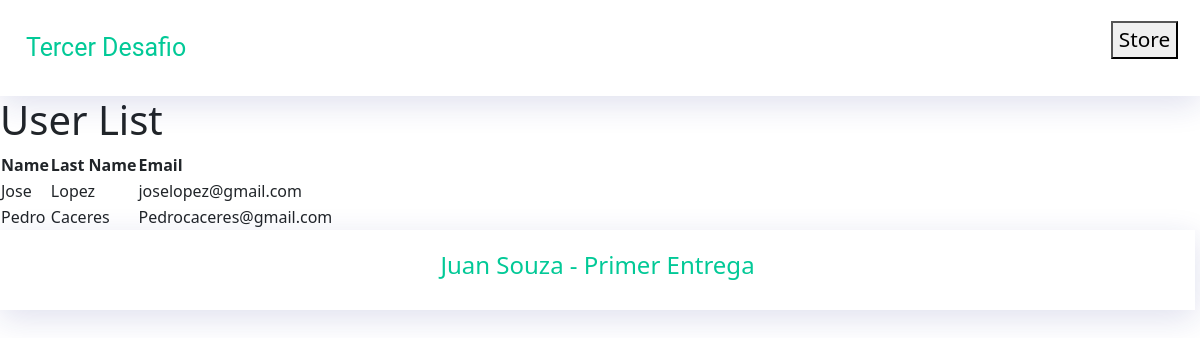
Page /users/list/ on the earlier database version.
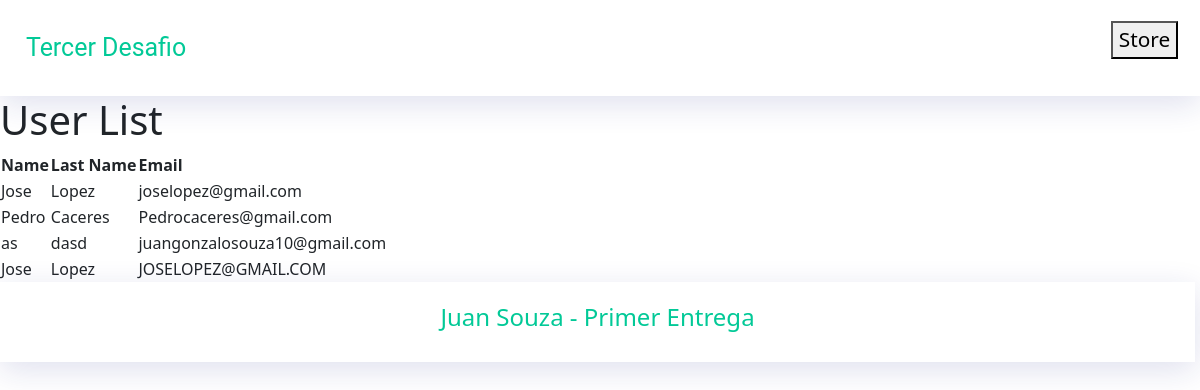
Same page on the later database version.
### AppCoder/models.py (models this page shows, shortened)
class User(models.Model):
    name = models.CharField(max_length=40)
    last_name = models.CharField(max_length=40)
    email = models.EmailField(max_length=154)

### AppCoder/views.py (the view)
# urls.py: path('users/list/', user_list, name='user_list'),
def user_list(request):
    users = User.objects.all()
    return render(request, 'layout/views/users_list.html', {'users': users})

### AppCoder/templates/layout/views/users_list.html
{% extends 'layout/page.html' %}
{% block content %}
  <h1>User List</h1>
  <table>
    <thead>
      <tr>
        <th>Name</th>
        <th>Last Name</th>
        <th>Email</th>
      </tr>
    </thead>
    <tbody>
      {% for user in users %}
        <tr>
          <td>{{ user.name }}</td>
          <td>{{ user.last_name }}</td>
          <td>{{ user.email }}</td>
        </tr>
      {% empty %}
        <tr>
          <td colspan="4">No users found.</td>
        </tr>
      {% endfor %}
    </tbody>
  </table>
{% endblock %}

Differences in the rows shown:
added User: name "as", last_name "dasd", email "juangonzalosouza10@gmail.com"
added User: name "Jose", last_name "Lopez", email "JOSELOPEZ@GMAIL.COM"
